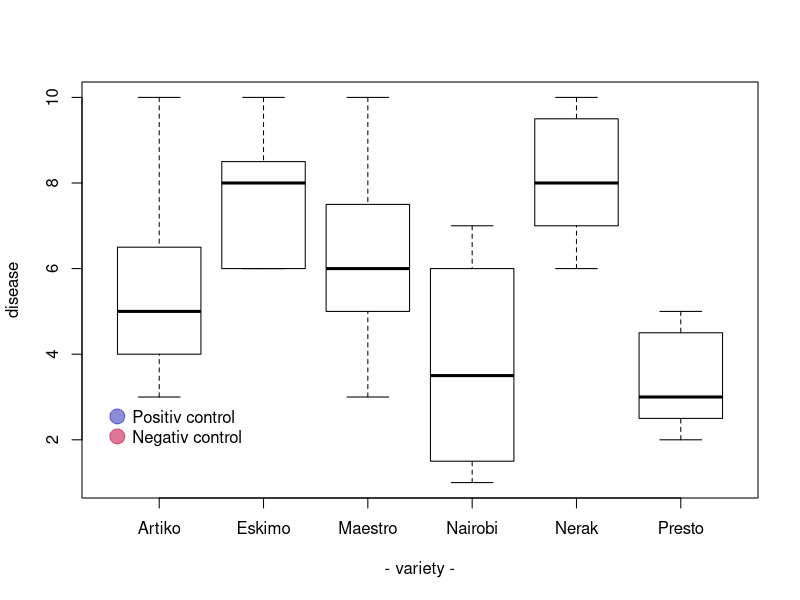

Source code (R):
# gloss bench figure gallery-021
# source: 23-add-colors-to-specific-groups-of-a-boxplot.Rmd (gallery)
# Frozen by bench/R/harvest.R: code up to the chosen figure; see meta.json.
# ---- chunk 1 ----
knitr::opts_chunk$set( warning=FALSE, message=FALSE)
# ---- chunk 2 ----
#Create data
names <- c(rep("Maestro", 20) , rep("Presto", 20) , 
      rep("Nerak", 20), rep("Eskimo", 20), rep("Nairobi", 20), rep("Artiko", 20))
value <- c(  sample(3:10, 20 , replace=T) , sample(2:5, 20 , replace=T) , 
      sample(6:10, 20 , replace=T), sample(6:10, 20 , replace=T) , 
      sample(1:7, 20 , replace=T), sample(3:10, 20 , replace=T) )
data <- data.frame(names,value)

# Prepare a vector of colors with specific color for Nairobi and Eskimo
myColors <- ifelse(levels(data$names)=="Nairobi" , rgb(0.1,0.1,0.7,0.5) , 
              ifelse(levels(data$names)=="Eskimo", rgb(0.8,0.1,0.3,0.6),
              "grey90" ) )

# Build the plot
boxplot(data$value ~ data$names , 
    col=myColors , 
    ylab="disease" , xlab="- variety -")
 
# Add a legend
legend("bottomleft", legend = c("Positiv control","Negativ control") , 
    col = c(rgb(0.1,0.1,0.7,0.5) , rgb(0.8,0.1,0.3,0.6)) , bty = "n", pch=20 , pt.cex = 3, cex = 1, horiz = FALSE, inset = c(0.03, 0.1))
